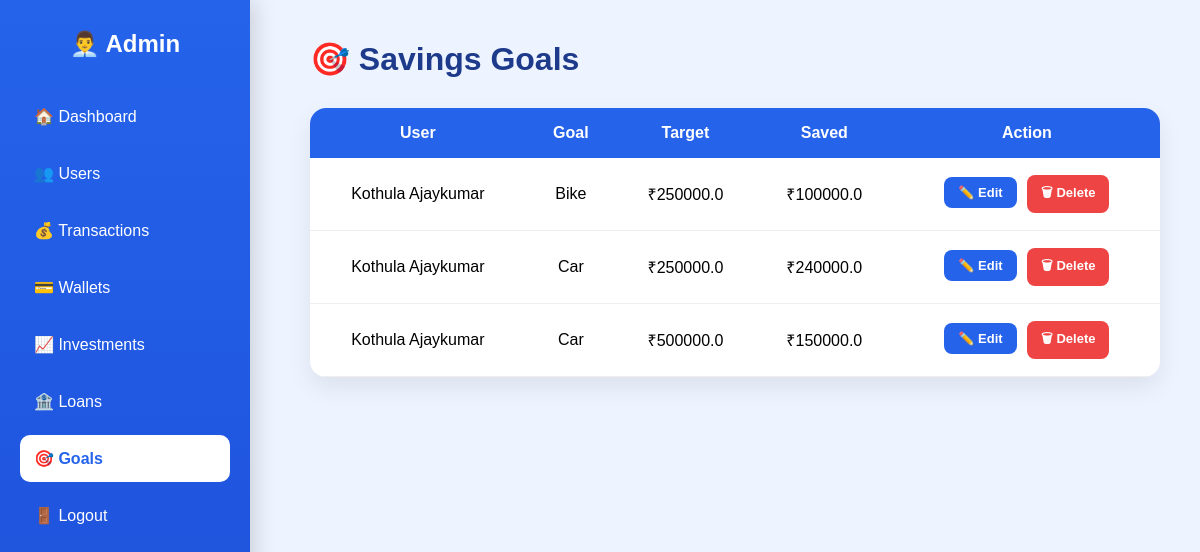
The page /admin/goals (signed in) on the database its author committed.
### models/savings_goal.py (models this page shows)
class SavingsGoal(db.Model):
    __tablename__ = "savings_goals"
    id = db.Column(db.Integer, primary_key=True)
    user_id = db.Column(
        db.Integer,
        db.ForeignKey("users.id"),
        nullable=False
    )
    title = db.Column(
        db.String(100),
        nullable=False
    )
    target_amount = db.Column(
        db.Float,
        nullable=False
    )
    saved_amount = db.Column(db.Float, default=0)
    created_at = db.Column(
        db.DateTime,
        server_default=db.func.now()
    )

### models/user.py (models this page shows)
class User(db.Model):
    __tablename__ = "users"
    id = db.Column(db.Integer, primary_key=True)
    full_name = db.Column(db.String(100), nullable=False)
    email = db.Column(db.String(120), unique=True, nullable=False)
    password = db.Column(db.String(255), nullable=False)
    created_at = db.Column(db.DateTime, server_default=db.func.now())
    is_admin = db.Column(db.Boolean, default=False)
    is_blocked = db.Column(db.Boolean, default=False)

### app.py (the view)
@app.route("/admin/goals")
def admin_goals():
    if "user_id" not in session:
        return redirect(url_for("login"))
    if not session.get("is_admin"):
        return "Unauthorized"
    goals = db.session.query(SavingsGoal, User).join(
        User, SavingsGoal.user_id == User.id
    ).all()
    return render_template(
        "admin_goals.html",
        goals=goals
    )

### templates/admin_goals.html (shortened to what this page needs)
<!DOCTYPE html>
<html>
<head>
<link rel="stylesheet" href="{{ url_for('static', filename='css/admin.css') }}">
</head>
<body>
<div class="sidebar">
<h2>👨‍💼 Admin</h2>
<a href="{{ url_for('admin') }}">🏠 Dashboard</a>
<a href="{{ url_for('admin_users') }}">👥 Users</a>
<a href="{{ url_for('admin_transactions') }}">💰 Transactions</a>
<a href="{{ url_for('admin_wallets') }}">💳 Wallets</a>
<a href="{{ url_for('admin_investments') }}">📈 Investments</a>
<a href="{{ url_for('admin_loans') }}">🏦 Loans</a>
<a class="active" href="{{ url_for('admin_goals') }}">🎯 Goals</a>
<a href="{{ url_for('logout') }}">🚪 Logout</a>
</div>
<div class="main">
<h1>🎯 Savings Goals</h1>
<table>
<tr>
<th>User</th>
<th>Goal</th>
<th>Target</th>
<th>Saved</th>
<th>Action</th>
</tr>
{% for goal,user in goals %}
<tr>
<td>{{ user.full_name }}</td>
<td>{{ goal.title }}</td>
<td>₹{{ goal.target_amount }}</td>
<td>₹{{ goal.saved_amount }}</td>
<td>
<a href="{{ url_for('admin_edit_goal', id=goal.id) }}" class="edit-btn">
✏️ Edit
</a>
<a href="{{ url_for('admin_delete_goal', id=goal.id) }}" class="delete-btn">
🗑 Delete
</a>
</td>
</tr>
{% endfor %}
</table>
</div>
</body>
</html>

### static/css/admin.css (style rules this page uses)
* { margin:0; padding:0; box-sizing:border-box; font-family:Poppins,sans-serif; }
body { display:flex; background:#eef4ff; }
.sidebar { width:250px; height:100vh; background:linear-gradient(180deg,#2563EB,#1D4ED8); padding:30px 20px; position:fixed; left:0; top:0; box-shadow:5px 0 20px rgba(0,0,0,.15); animation:slideIn .6s; }
.sidebar h2 { color:#fff; text-align:center; margin-bottom:35px; }
.sidebar a { display:block; color:#fff; text-decoration:none; padding:14px; margin-bottom:10px; border-radius:10px; transition:.3s; font-weight:500; }
.main { margin-left:270px; padding:40px; width:100%; }
.main h1 { color:#1E3A8A; margin-bottom:30px; }
table { width:100%; border-collapse:collapse; background:white; border-radius:12px; overflow:hidden; box-shadow:0 8px 20px rgba(0,0,0,.08); }
th { background:#2563EB; color:white; padding:15px; }
td { padding:14px; text-align:center; border-bottom:1px solid #eee; }
td a { background:#EF4444; color:white; padding:8px 14px; border-radius:8px; text-decoration:none; font-weight:600; }
table { width:100%; background:white; border-collapse:collapse; border-radius:16px; overflow:hidden; box-shadow:0 10px 25px rgba(0,0,0,.08); }
th { background:#2563EB; color:white; padding:16px; }
.delete-btn { background:#EF4444; color:white; padding:8px 14px; border-radius:8px; text-decoration:none; font-weight:600; }
.sidebar a.active { background:white; color:#2563EB; font-weight:700; }
.view-btn, .edit-btn, .delete-btn, .history-btn, .block-btn { display:inline-block; padding:8px 14px; border-radius:8px; text-decoration:none; color:white; font-size:13px; font-weight:600; margin:3px; }
.edit-btn { background:#2563eb; }
.delete-btn { background:#ef4444; }

### rows shown on the page
SavingsGoal: full_name "Kothula Ajaykumar", title "Bike", target_amount "250000.0", saved_amount "100000.0"
SavingsGoal: full_name "Kothula Ajaykumar", title "Car", target_amount "250000.0", saved_amount "240000.0"
SavingsGoal: full_name "Kothula Ajaykumar", title "Car", target_amount "500000.0", saved_amount "150000.0"
